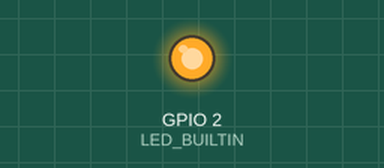
Simulated run of this sketch. Board: ESP8266 (NodeMCU). Shown: output pins drawn as LEDs (lit = HIGH, except the on-board LED, lit = LOW). WiFi joins after 1.5 s; servers stay silent unless stated; what the sketch prints to the serial monitor is not drawn.

Above: at 0.1 s.
At 1.6 s:
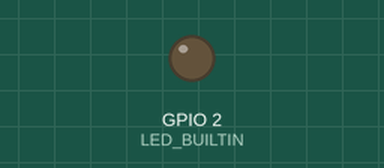
Timing chart, 0 to 3.1 s (numbered marks = the images above):
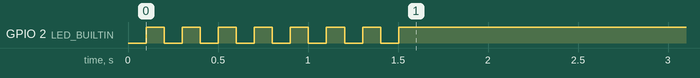

The sketch:

logtail-esp8266.ino
```cpp
#include <ESP8266WiFi.h>
#include <WiFiClientSecure.h>

const char* ssid     = "";
const char* password = "";

void setup() {
  Serial.begin(9600);

  WiFi.mode(WIFI_STA);
  WiFi.begin(ssid, password);
  pinMode(LED_BUILTIN, OUTPUT);

  while (WiFi.status() != WL_CONNECTED) {
    digitalWrite(LED_BUILTIN, LOW);
    delay(100);
    digitalWrite(LED_BUILTIN, HIGH);
    delay(100);
  }
}

void loop() {
  WiFiClientSecure client;
  client.setInsecure();

  String PostData = "{\"message\": \"From ESP with love!\"}";
  const char* host = "in.logtail.com"; // IP address of Logstash server

  if (client.connect(host, 443)) {
    Serial.println("Connected to logtail ..");

    digitalWrite(LED_BUILTIN, LOW); // This mixed with the lower HIGH will just flash the built in LED while uploading

    client.println("POST / HTTP/1.1");
    client.println("Host: in.logtail.com");
    client.println("Cache-Control: no-cache");
    client.println("Content-Type: application/json");
    client.println("Authorization: Bearer <TOKEN HERE>");
    client.print("Content-Length: ");
    client.println(PostData.length());
    client.println();
    client.println(PostData);
    client.stop();
    Serial.println("Sent to logtail ..");
    digitalWrite(LED_BUILTIN, HIGH);
  } else {
    Serial.println("connection failed");
  }

  delay(5000); // Delay before taking next readin in milliseconds
}
```
